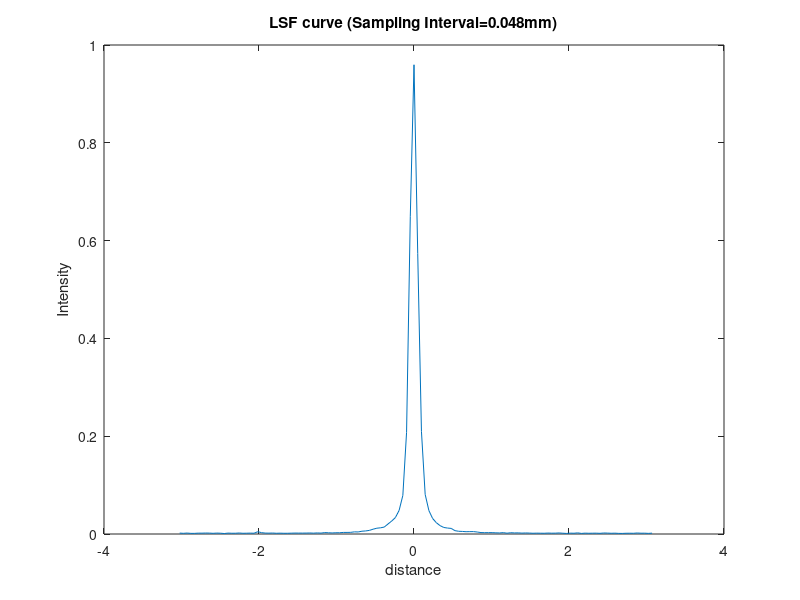
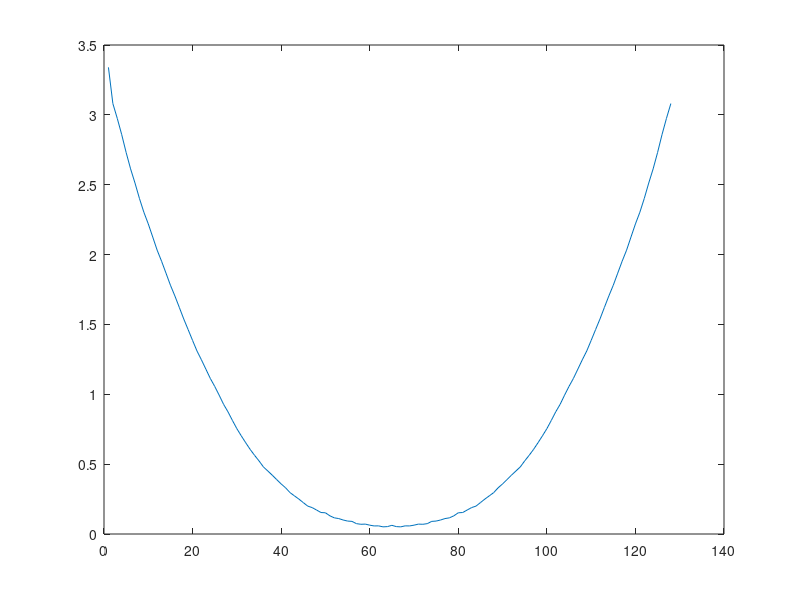
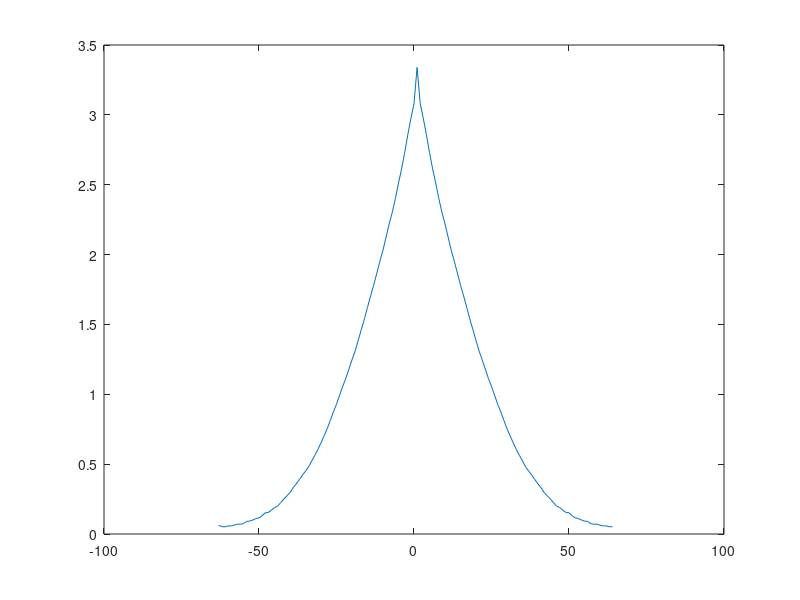
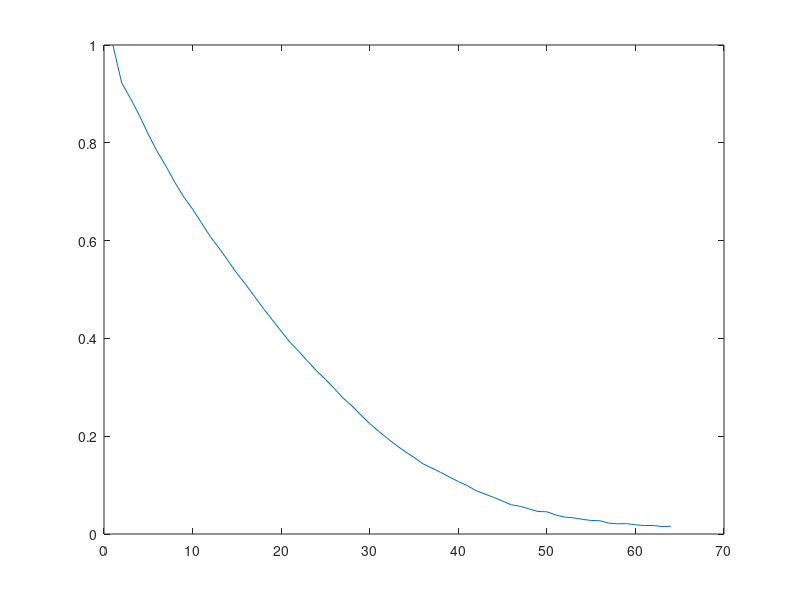

Here is the MATLAB script that generated these plots, in order:
%1. For pixel size = 0.048 mm
% 1.clear up the workspace and define the pixel size
clear;clc;close all;
DeltaX1=0.048;% pixel size = 0.048 mm
kkk=(-63:1:64);
% 2.load the LSF data from RawLSF.txt whose size is 128
load RawLSF1.txt;
distance = kkk*DeltaX1;% distance from each pixel to the slit line
LSF = RawLSF1(:)';% intensity of each pixel
% 3. plot the LSF curve
figure;
plot(distance,LSF);
title('LSF curve (Sampling Interval=0.048mm)');
xlabel('distance');
ylabel('Intensity');
% 4. calculate the MTF by taking the complex magnitude of the fft of LSF
MTF = abs(fft(LSF));
figure, plot(MTF);
%5. Shift MTF curve
MTF=fftshift(MTF);
figure, plot(kkk,MTF);
% 6. save the positive frequency part of the MTF
N=length(MTF);
MTF = MTF(floor(N/2)+1:N);
% 7. Normalize the MTF by dividing the MTF by its zero-frequency element
MTF = MTF/MTF(1);
figure, plot(MTF);
% 8. calculate the spatial frequency from the pixel size and the point
% number
f = (0:floor(N/2)-1)/(N/2)/(2*DeltaX1); % spatial frequency, linepair/mm
% the Nyquist frequency is set as the max frequency
% 9. plot the MTF vs frquency curve
figure;
plot(f,MTF,'-k');
xlabel('Spatial Frequency (linepair/mm)');
title('Modulation Transfer Function');